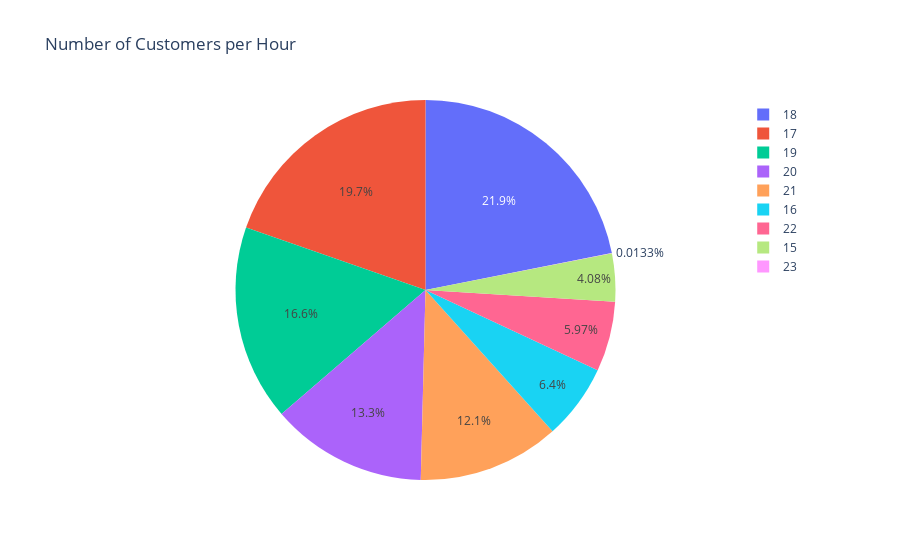

The notebook cell saved with this chart:
### Code cell
# Convert the Series to a DataFrame for compatibility with Plotly
customer_count_per_hour = customer_count_per_hour.reset_index()

filtered_data = customer_count_per_hour[customer_count_per_hour['Hour'] > 14]

# Create the pie chart
fig = px.pie(filtered_data, 
             values='Customer', 
             names='Hour',
             title='Number of Customers per Hour',
             labels={'Customer': 'Number of Customers', 'Hour': 'Hour of the Day'})

# Show the plot
fig.show()

### Figure 1 — Plotly figure (JSON) as saved in the notebook; plotly's stock layout.template omitted (floating-point values rounded to 4 significant figures)
{"data": [{"domain": {"x": [0, 1], "y": [0, 1]}, "hovertemplate": "Hour of the Day=%{label}<br>Number of Customers=%{value}<extra></extra>", "labels": [15, 16, 17, 18, 19, 20, 21, 22, 23], "legendgroup": "", "name": "", "showlegend": true, "type": "pie", "values": [1228, 1925, 5920, 6585, 5008, 3999, 3627, 1796, 4]}], "layout": {"legend": {"tracegroupgap": 0}, "title": {"text": "Number of Customers per Hour"}}}
